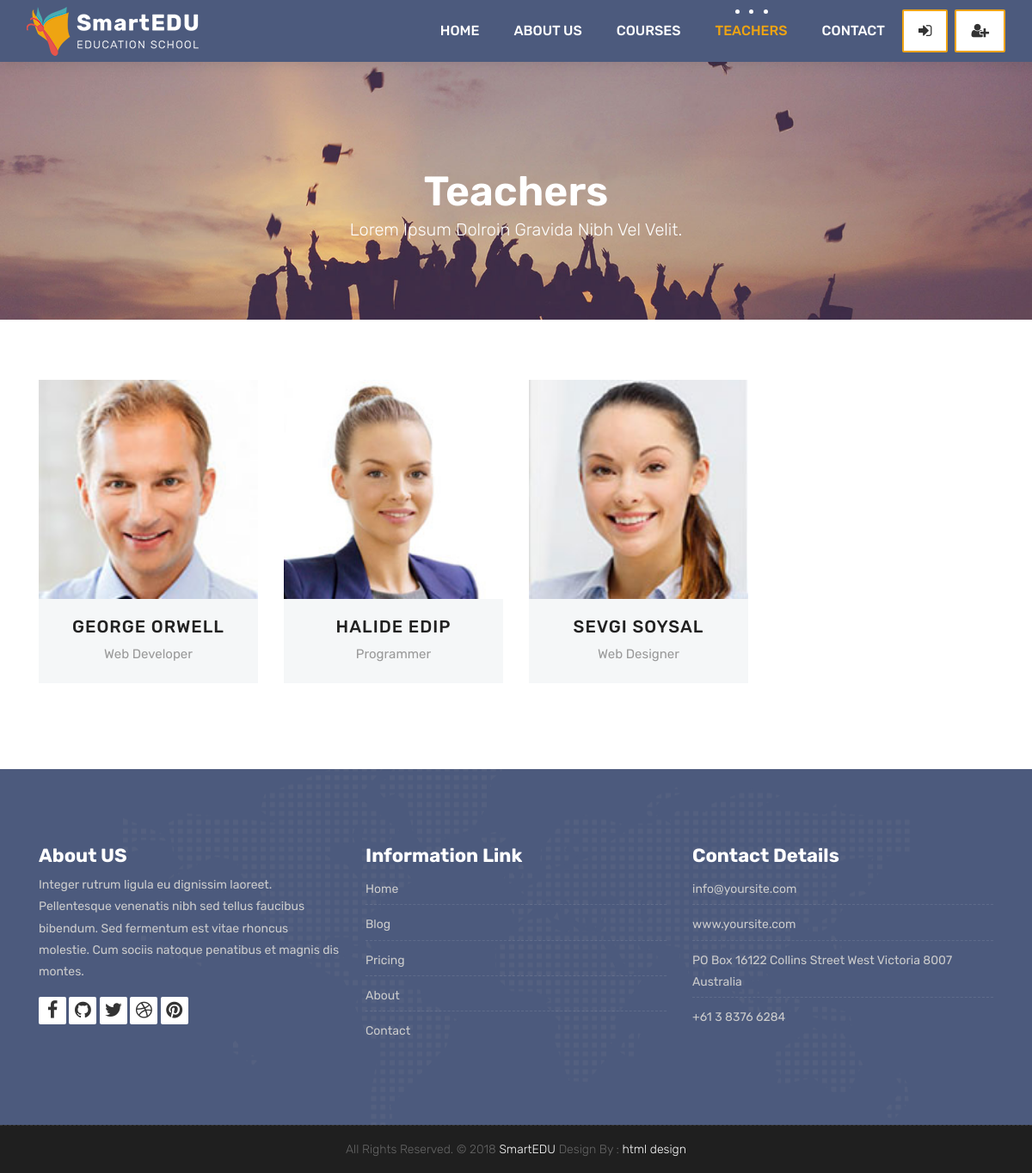
Screenshot of /teachers/ with the database file from the repository.
### teachers/models.py (models this page shows, shortened)
class Teacher(models.Model):
    name = models.CharField(max_length=50)
    title = models.CharField(max_length=50)
    description = models.TextField(blank=True)
    image = models.ImageField(upload_to="courses/%Y/%m/%d/")
    facebook = models.URLField(max_length=100, blank=True)
    twitter = models.URLField(max_length=100, blank=True)
    linkedin = models.URLField(max_length=100, blank=True)
    youtube = models.URLField(max_length=100, blank=True)

### teachers/views.py (the view)
# urls.py: path('', TeacherListView.as_view(), name="teachers"),
class TeacherListView(ListView):
    model = Teacher
    template_name = 'teachers.html'
    context_object_name = 'teachers'

### templates/teachers.html (shortened to what this page needs)
{% extends 'partials/_base.html' %}
{% load static %}
{% block content %}
	<div class="all-title-box">
		<div class="container text-center">
			<h1>Teachers<span class="m_1">Lorem Ipsum dolroin gravida nibh vel velit.</span></h1>
		</div>
	</div>
	<div id="teachers" class="section wb">
        <div class="container">
            <div class="row">
				{% for teacher in teachers %}
				<div class="col-lg-3 col-md-6 col-12">
					<div class="our-team">
						<div class="team-img">
							<img src=" {{teacher.image.url}} ">
						</div>
						<div class="team-content">
							<h3 class="title"><a href="{% url 'teacher_detail' teacher.pk %}">{{teacher.name}}</a></h3>
							<span class="post"> {{teacher.title}} </span>
						</div>
					</div>
				</div>
				{% endfor %}
            </div>
        </div>
    </div>
{% endblock %}

### static/style.css (style rules this page uses)
body { color: #333333; font-size: 14px; font-family: 'Rubik', sans-serif; line-height: 1.80857; }
html, body { height: 100%; }
a { color: #1f1f1f; text-decoration: none !important; outline: none !important; -webkit-transition: all .3s ease-in-out; -moz-transition: all .3s ease-in-out; -ms-transition: all .3s ease-in-out; -o-transition: all .3s ease-in-out; transition: all .3s ease-in-out; }
h1, h2, h3, h4, h5, h6 { letter-spacing: 0; font-weight: normal; position: relative; padding: 0 0 10px 0; font-weight: normal; line-height: 120% !important; color: #1f1f1f; margin: 0 }
h1 { font-size: 24px }
h3 { font-size: 18px }
h1 a, h2 a, h3 a, h4 a, h5 a, h6 a { color: #212121; text-decoration: none!important; opacity: 1 }
a { color: #1f1f1f; text-decoration: none; outline: none; }
a, .btn { text-decoration: none !important; outline: none !important; -webkit-transition: all .3s ease-in-out; -moz-transition: all .3s ease-in-out; -ms-transition: all .3s ease-in-out; -o-transition: all .3s ease-in-out; transition: all .3s ease-in-out; }
.section { display: block; position: relative; overflow: hidden; padding: 70px 0; }
.section.wb { background-color: #ffffff; }
.all-title-box { background: url(images/banner.jpg)no-repeat; -webkit-background-size: cover; -moz-background-size: cover; -o-background-size: cover; background-size: cover; background-position: center; min-height: 300px; }
.all-title-box h1 { color: #fff; font-weight: 600; text-transform: capitalize; padding-top: 11%; font-size: 48px; line-height: 0px; }
span.m_1 { font-weight: 300; font-size: 20px; line-height: 1.5em; display: block; }
.our-team { text-align: center; margin-bottom: 30px; }
.our-team .team-img { overflow: hidden; position: relative; }
.our-team .team-img img { width: 100%; height: auto; }
.our-team .team-content { padding: 20px 0; background: #f5f7f8; color: #54478a; }
.our-team .title { display: block; font-size: 20px; font-weight: 500; letter-spacing: 1px; text-transform: uppercase; margin: 0 0 7px 0; padding: 0px; }
.our-team .post { display: block; font-size: 15px; color: #999; }

### rows the page displays
Teacher: image (picture), name "GEORGE ORWELL", title "Web Developer"
Teacher: image (picture), name "HALIDE EDIP", title "Programmer"
Teacher: image (picture), name "SEVGI SOYSAL", title "Web Designer"
